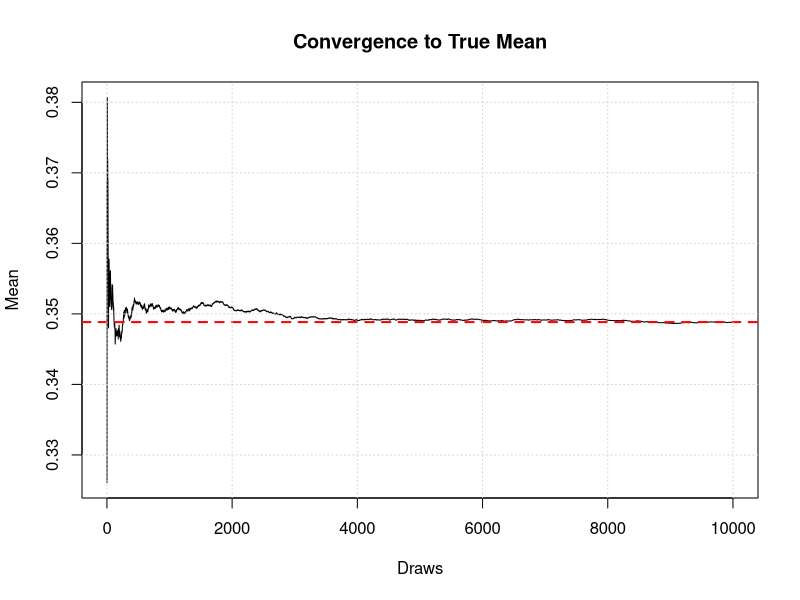
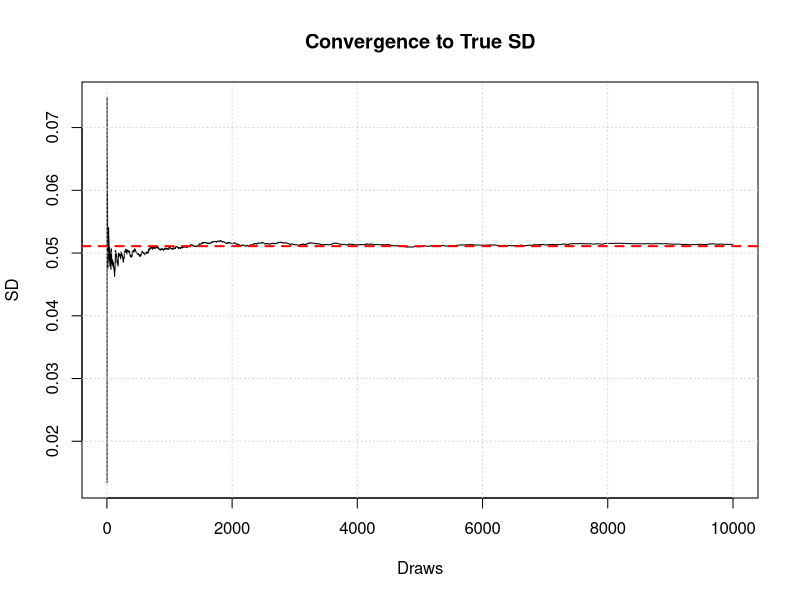
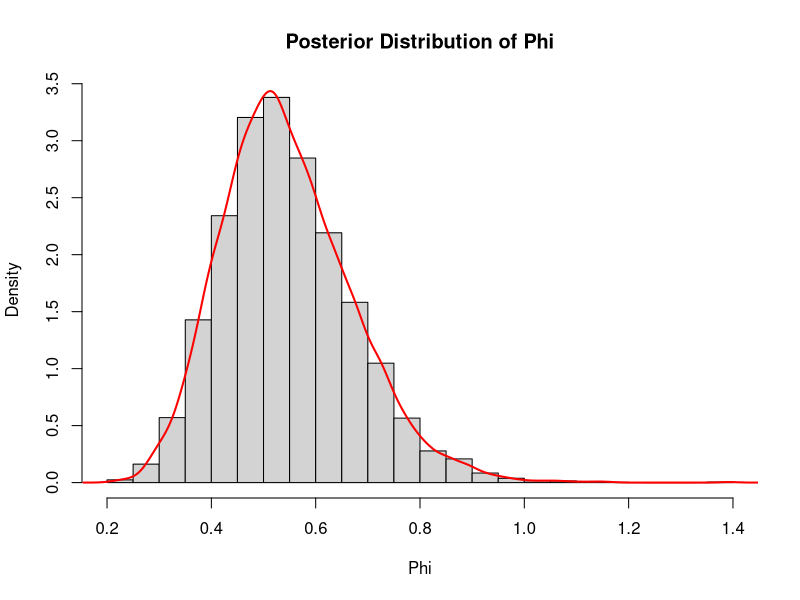
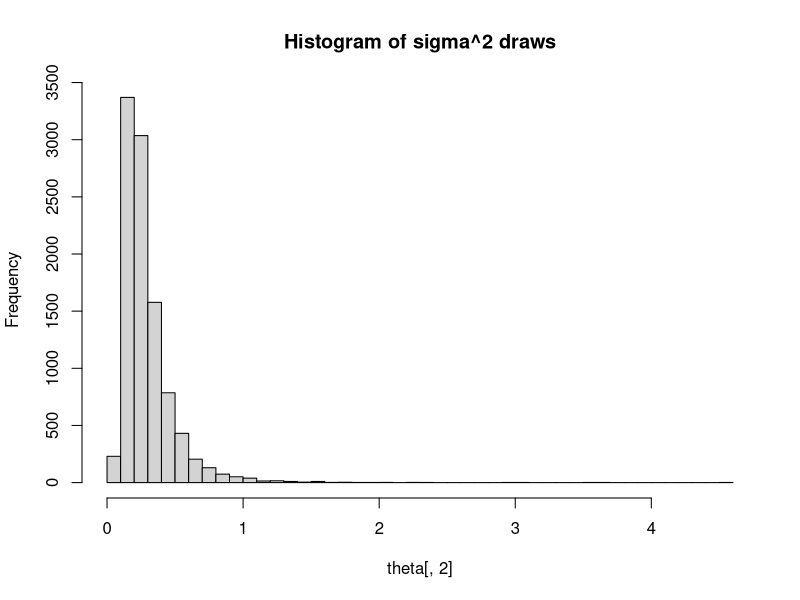
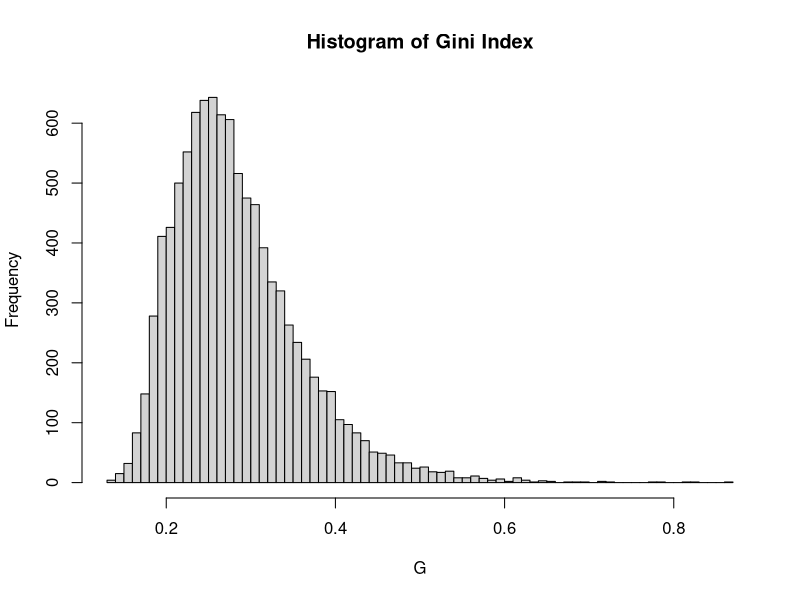
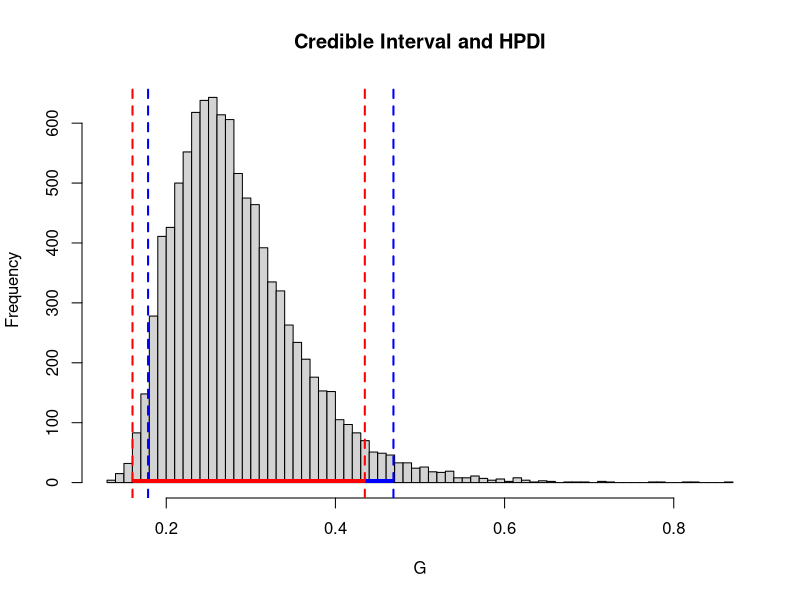
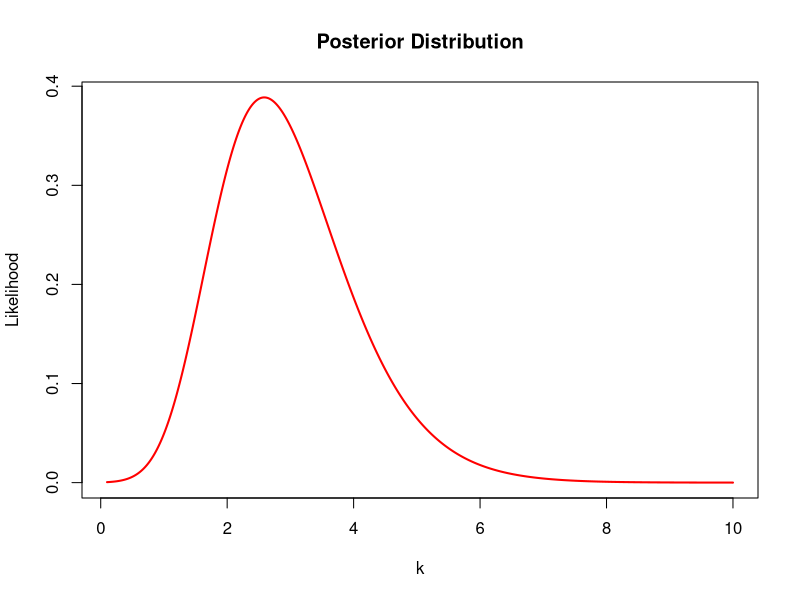
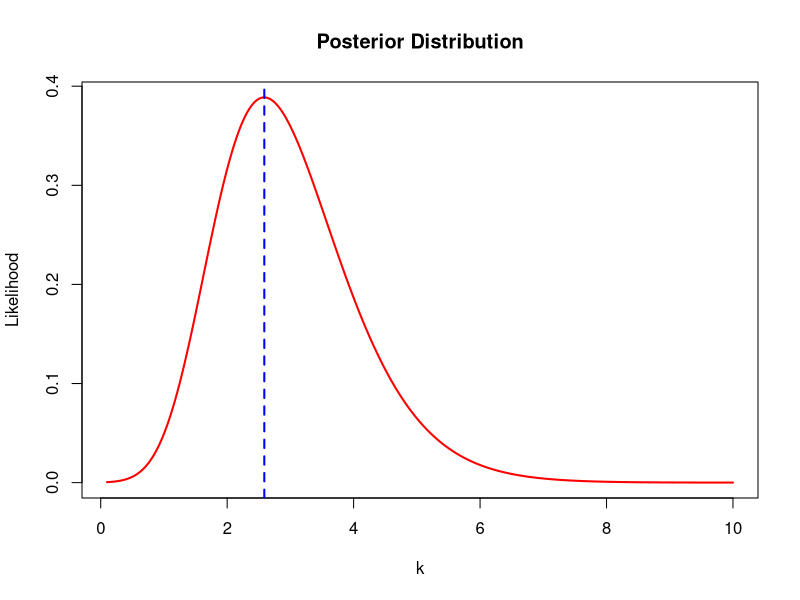

Source code (R) for these figures, in order:
# Bayesian Learning Lab 1
# nazbi056 & simci637

# QUESTION 1

alpha <- 8 
beta <- 8  
n <- 70 
s <- 22
f <- n-s
nDraws <- 10000 

# part a)-------------------------------------------------------------------------------------
alpha_posterior <- alpha + s
beta_posterior <- beta + f

true_mean <- alpha_posterior / (alpha_posterior + beta_posterior)
true_variance <- (alpha_posterior * beta_posterior) / ((alpha_posterior+beta_posterior+1)*
                                                         (alpha_posterior+beta_posterior)^2)

cat("True mean:", true_mean,"\n")
cat("True SD:", sqrt(true_variance),"\n")

set.seed(123)
# Draws from posterior distribution
random_values_posterior <- rbeta(nDraws, alpha_posterior, beta_posterior)

sample_means <- sapply(2:nDraws, function(i) mean(random_values_posterior[1:i]))
sample_stds <- sapply(2:nDraws, function(i) sd(random_values_posterior[1:i]))

mean_sd_data <- data.frame(Draws = 2:nDraws, Mean = sample_means, Std = sample_stds)

plot(mean_sd_data$Draws, mean_sd_data$Mean, type = 'l', xlab = "Draws", ylab = "Mean", 
     main = "Convergence to True Mean")
abline(h = true_mean, col = "red", lwd = 2, lty = 2)
grid()

plot(mean_sd_data$Draws, mean_sd_data$Std, type = 'l', xlab = "Draws", ylab = "SD", 
     main = "Convergence to True SD")
abline(h = sqrt(true_variance), col = "red", lwd = 2, lty = 2)
grid()


# part b) -------------------------------------------------------------------------------------
posterior_probability <- mean(random_values_posterior > 0.3)
exact_posterior_probability <- 1 - pbeta(0.3, alpha_posterior, beta_posterior)

cat("Posterior probability:", posterior_probability, "\n", 
    "Exact Value:", exact_posterior_probability)


# part c) -------------------------------------------------------------------------------------

# Calculate the odds phi = theta / (1 - theta)
phi_samples <- random_values_posterior / (1 - random_values_posterior)

# Plot the posterior distribution of phi
hist(phi_samples, breaks = 30, freq = FALSE, 
     main = "Posterior Distribution of Phi", xlab = "Phi")
lines(density(phi_samples), col = "red", lwd = 2)

#QUESTION 2

# part a) -------------------------------------------------------------------------------------
mu <- 3.6
obs <- c(33, 24, 48, 32, 55, 74, 23, 17)
n <- length(obs)
log_obs <- log(obs)
mean_data <- mean(log_obs) # mean of the observations
tau2 <- sum((log(obs) - mu)^2) / n # variance of the observations

nDraws <- 10000
theta <- matrix(0, nDraws, 2)
theta[,2] <- (n*tau2)/ rchisq(nDraws, n)
theta[,1] <- rnorm(nDraws, mean=mean_data, sd=sqrt(theta[,2]/n))

# Plotting the histogram of sigma^2-draws
hist(theta[,2], breaks = 50, main = 'Histogram of sigma^2 draws') 

# part b) -------------------------------------------------------------------------------------
G <- 2 * pnorm(sqrt(theta[,2])/ sqrt(2)) - 1
hist(G, breaks = 100, main = "Histogram of Gini Index")


# part c) -------------------------------------------------------------------------------------
# Compute the lower and upper bounds of the credible interval
lower_bound <- quantile(G, 0.025)
upper_bound <- quantile(G, 0.975)

cat("95% Equal Tail Credible Interval for G:", round(lower_bound, 4), "-", 
    round(upper_bound, 4), "\n")
cat("Difference between upper and lower bound:", upper_bound-lower_bound)

# part d) -------------------------------------------------------------------------------------
density_estimate <- density(G)
sorted_density <- sort(density_estimate$y, decreasing = TRUE) # Sort density values
cumulative_density <- cumsum(sorted_density)

cdf <- cumulative_density[(cumulative_density < sum(sorted_density) * 0.95)]
idx <- density_estimate$x[order(density_estimate$y,decreasing=TRUE)][1:length(cdf)]
lower_bound_hpdi <- min(idx)
upper_bound_hpdi <- max(idx)

cat("HPDI for G:", round(lower_bound_hpdi, 4), "-", round(upper_bound_hpdi, 4), "\n")
cat("Difference between upper and lower bound:", upper_bound_hpdi-lower_bound_hpdi)

hist(G, breaks = 100, main = "Credible Interval and HPDI")
abline(v = lower_bound, col = "blue", lwd = 2, lty = 2)
abline(v = upper_bound, col = "blue", lwd = 2, lty = 2)
rect(lower_bound, 0, upper_bound, 
     max(hist(G, breaks = 100, plot = FALSE)$density), col = "blue", border = NA)

abline(v = lower_bound_hpdi, col = "red", lwd = 2, lty = 2)
abline(v = upper_bound_hpdi, col = "red", lwd = 2, lty = 2)
rect(lower_bound_hpdi, 0, upper_bound_hpdi, 
     max(hist(G, breaks = 100, plot = FALSE)$density), col = "red", border = NA)

# QUESTION 3
# part a) -------------------------------------------------------------------------------------

posterior_fnc <- function(k, y, mu, lambda) {
  n <- length(y)
  sum_cos <- sum(cos(y - mu))
  numerator <- exp(k * sum_cos - k * lambda)
  denominator <- (2*pi*besselI(k, 0))^n 
  result<-numerator / denominator
  return(result)
}

y <- c(-2.79, 2.33, 1.83, -2.44, 2.23, 2.33, 2.07, 2.02, 2.14, 2.54)
mu <- 2.4
lambda <- 0.5
k <- seq(0.1, 10, length.out = 1000)
posterior_values <- posterior_fnc(k, y, mu, lambda)

# normalize the posterior values to integrate to one
posterior_values_normalized <- posterior_values / sum(posterior_values * diff(k[1:2]))

plot(k, posterior_values_normalized, type = 'l', lwd = 2, col = 'red', 
     main = "Posterior Distribution", xlab = 'k', ylab = 'Likelihood')

# part b) -------------------------------------------------------------------------------------
max_posterior_index <- which.max(posterior_values_normalized)
cat("k value that maximizes the likelihood:", k[max_posterior_index])

plot(k, posterior_values_normalized, type = 'l', lwd = 2, col = 'red', 
     main = "Posterior Distribution", xlab = 'k', ylab = 'Likelihood')
abline(v = 2.587387, col = "blue", lwd = 2, lty = 2)



